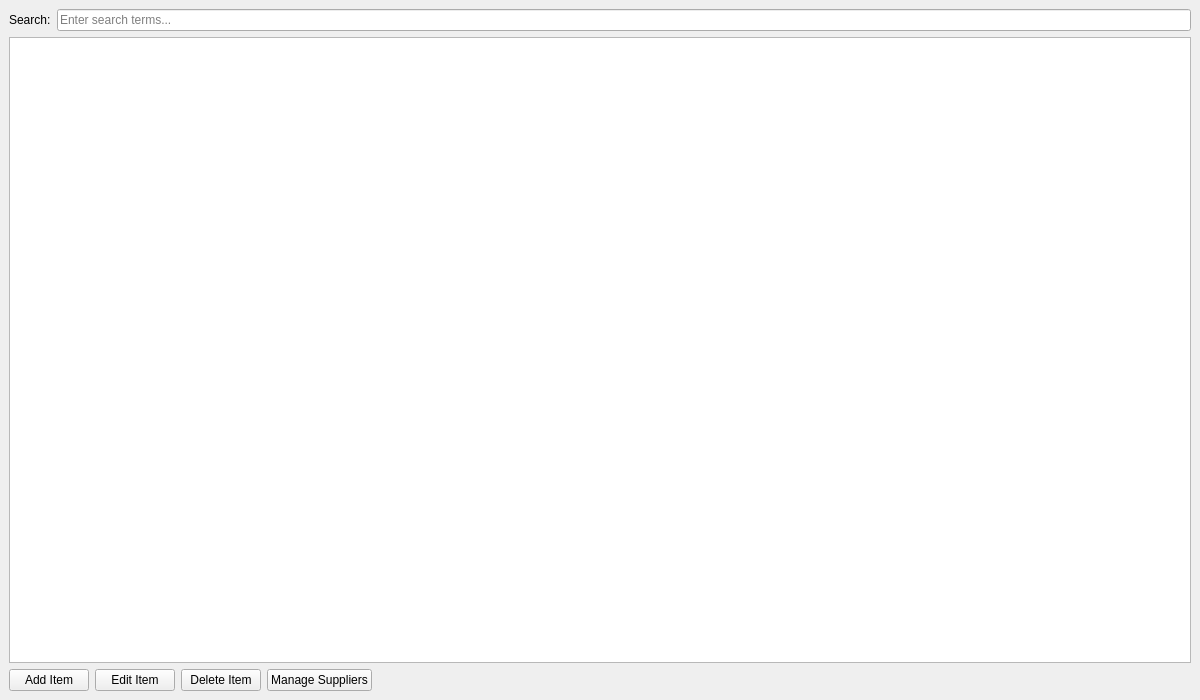
<?xml version="1.0" encoding="UTF-8"?>
<ui version="4.0">
 <class>Widget</class>
 <widget class="QWidget" name="Widget">
  <property name="geometry">
   <rect>
    <x>0</x>
    <y>0</y>
    <width>1200</width>
    <height>700</height>
   </rect>
  </property>
  <property name="windowTitle">
   <string>Inventory Management System</string>
  </property>
  <layout class="QVBoxLayout" name="verticalLayout">
   <property name="leftMargin">
    <number>0</number>
   </property>
   <property name="topMargin">
    <number>0</number>
   </property>
   <property name="rightMargin">
    <number>0</number>
   </property>
   <property name="bottomMargin">
    <number>0</number>
   </property>
   <item>
    <widget class="QFrame" name="mainFrame">
     <layout class="QVBoxLayout" name="mainFrameLayout">
      <item>
       <layout class="QHBoxLayout" name="searchLayout">
        <item>
         <widget class="QLabel" name="searchLabel">
          <property name="text">
           <string>Search:</string>
          </property>
         </widget>
        </item>
        <item>
         <widget class="QLineEdit" name="searchLineEdit">
          <property name="placeholderText">
           <string>Enter search terms...</string>
          </property>
         </widget>
        </item>
       </layout>
      </item>
      <item>
       <widget class="QTableView" name="inventoryTableView">
        <property name="selectionMode">
         <enum>QAbstractItemView::SingleSelection</enum>
        </property>
        <property name="selectionBehavior">
         <enum>QAbstractItemView::SelectRows</enum>
        </property>
       </widget>
      </item>
      <item>
       <layout class="QHBoxLayout" name="buttonLayout">
        <item>
         <widget class="QPushButton" name="addButton">
          <property name="text">
           <string>Add Item</string>
          </property>
         </widget>
        </item>
        <item>
         <widget class="QPushButton" name="editButton">
          <property name="text">
           <string>Edit Item</string>
          </property>
         </widget>
        </item>
        <item>
         <widget class="QPushButton" name="deleteButton">
          <property name="text">
           <string>Delete Item</string>
          </property>
         </widget>
        </item>
        <item>
         <widget class="QPushButton" name="manageSuppliersButton">
          <property name="text">
           <string>Manage Suppliers</string>
          </property>
         </widget>
        </item>
        <item>
         <spacer name="horizontalSpacer">
          <property name="orientation">
           <enum>Qt::Horizontal</enum>
          </property>
          <property name="sizeHint" stdset="0">
           <size>
            <width>40</width>
            <height>20</height>
           </size>
          </property>
         </spacer>
        </item>
       </layout>
      </item>
     </layout>
    </widget>
   </item>
  </layout>
 </widget>
 <resources/>
 <connections/>
</ui>
